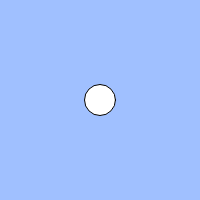
Frame 1 (no input)
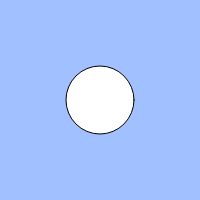
Frame 60 (no input)
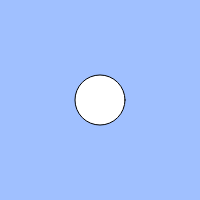
Frame 120 (the mouse pressed at the canvas centre since frame 60)

The p5.js sketch that drew these frames (run headless with seeded random() and noise() and a simulated clock; from frame 60 on, the mouse is pressed at the canvas centre):

// p5.js sketch
// ── sketch.js
// 練習問題「心臓の鼓動のように大きくなったり小さくなったりする円」
let count;
let cycle;
let size;

function setup(){
  createCanvas(200, 200);
  count = 0;
  cycle = 100;
  size = 30;
}

function draw(){
  background(160, 192, 255);
  count = (count + 1) % cycle;
  if(count < 50){
    size += 1;
  }
  else{
    size -= 1;
  }
   // BLANK[1]
  ellipse(width / 2, height / 2, size);
}
